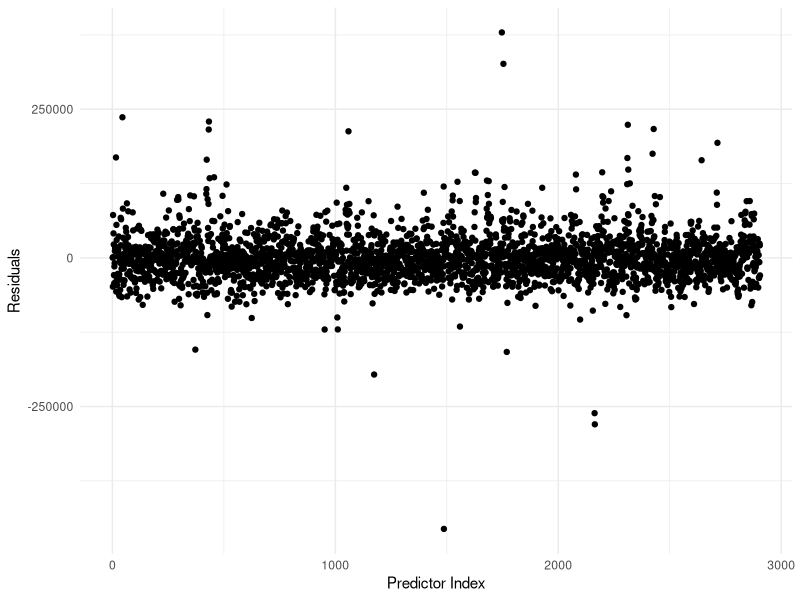
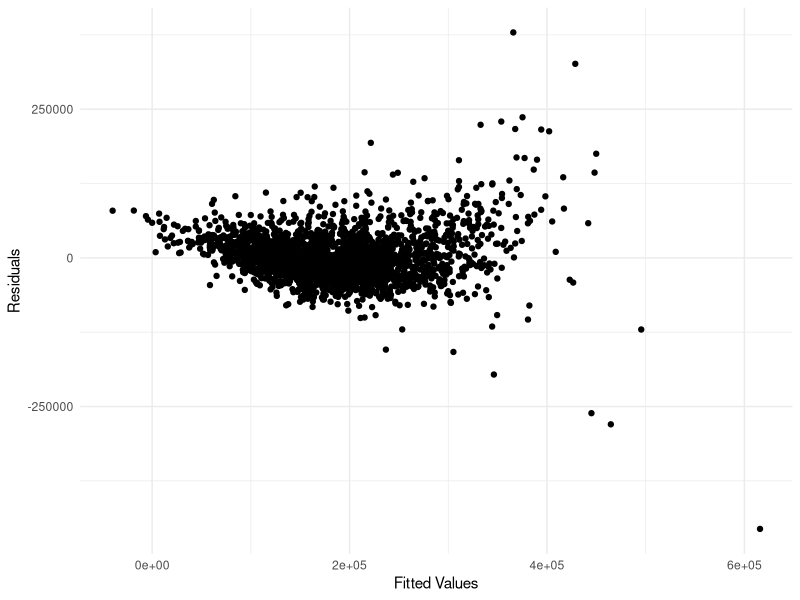
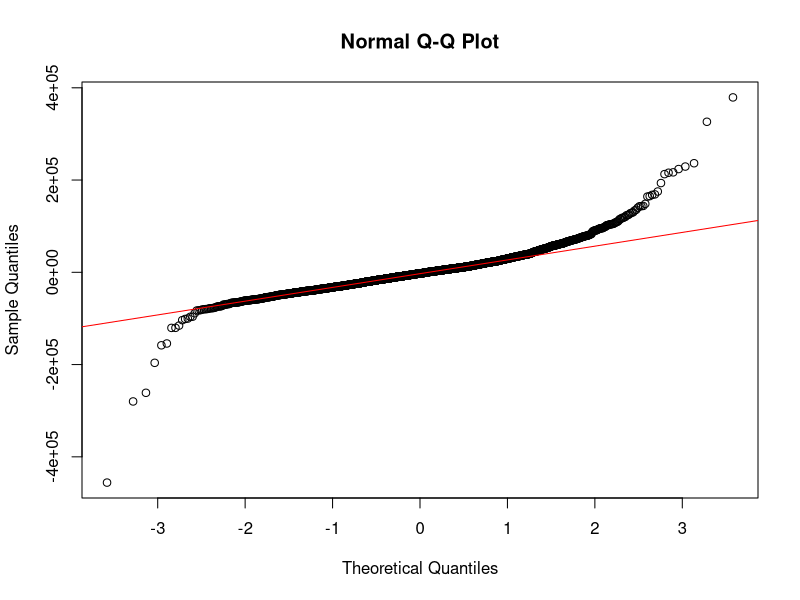
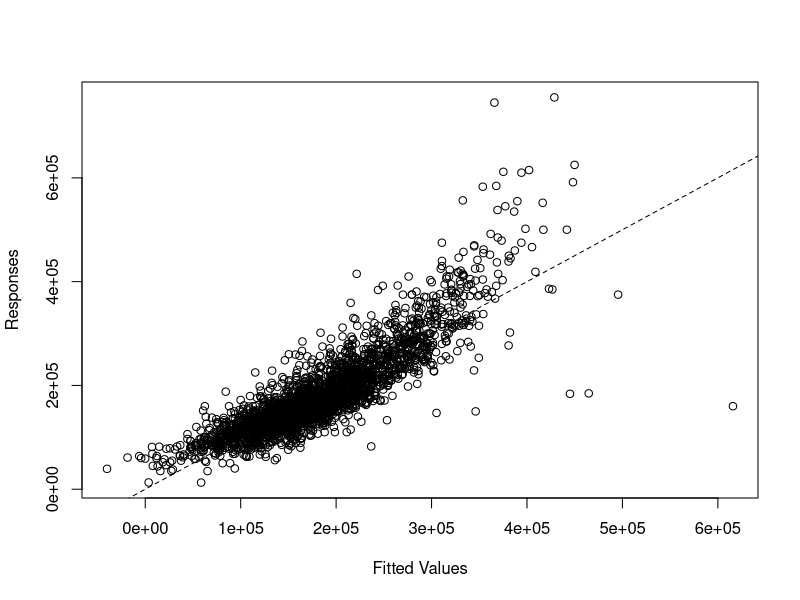
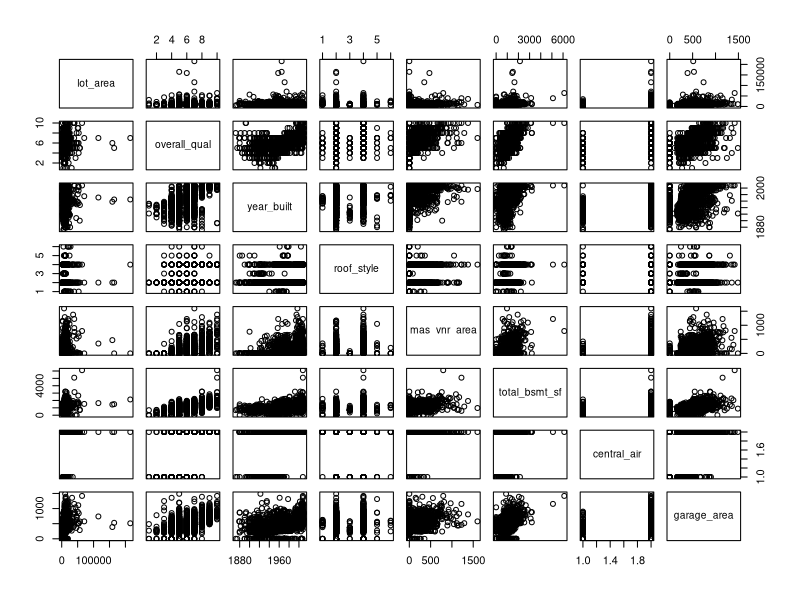

Generate these figures, in order, with R:
## ---- chunk 1
#| include: false
#| warning: false
#| message: false

library(tidyverse)
library(knitr)
## ---- chunk 2
#| include: false
#| warning: false
#| message: false

# Read data from cleaned data file
data <- read_csv(here::here("data", "cleaned_data.csv"))
## ---- chunk 3
#| include: false
#| warning: false
#| message: false

# Separate the dataset into two parts for better visualization
data1 <- data |> select(
  sale_price, lot_area, overall_qual, year_built, roof_style
)

data2 <- data |> select(
  mas_vnr_area, total_bsmt_sf, central_air, garage_area, misc_val
)
## ---- chunk 4
#| label: tbl-data-1
#| tbl-cap: Preview of Data (First Half)
#| echo: false
#| warning: false
#| message: false

# Visualize the first part of the dataset
kable(head(data1), format = "markdown")
## ---- chunk 5
#| label: tbl-data-2
#| tbl-cap: Preview of Data (Second Half)
#| echo: false
#| warning: false
#| message: false

# Visualize the second part of the dataset
kable(head(data2), format = "markdown")
## ---- chunk 6
#| echo: false
#| warning: false
#| message: false

# Generate a dataset that only consists numerical data
data_numerical <- data |>
  select(sale_price, lot_area, overall_qual, year_built,
         mas_vnr_area, total_bsmt_sf, garage_area, misc_val
  )
## ---- chunk 7
#| label: tbl-summary
#| tbl-cap: Summarize Table of Numerical Data
#| echo: false
#| warning: false
#| message: false

# Generate a summarize table
summary_table <- data.frame(
  Mean = round(apply(data_numerical, 2, mean), 2),
  Standard_Deviation = round(apply(data_numerical, 2, sd), 2),
  Median = round(apply(data_numerical, 2, median), 2)
)

kable(summary_table, format = "markdown")
## ---- chunk 8
#| echo: false
#| warning: false
#| message: false

# Convert variables to factors
data$central_air <- as.factor(data$central_air)
data$roof_style <- as.factor(data$roof_style)

# Fit the linear model
model <- lm(sale_price ~
              lot_area + overall_qual + year_built + roof_style +
              mas_vnr_area + total_bsmt_sf + central_air + garage_area +
              misc_val, data = data
)

# Take out the fitted values and residuals
fit <- fitted(model)
res <- resid(model)

# Create data frames
obs_res <- data.frame(obs = 1:length(res), res = res)
fit_res <- data.frame(fit = fit, res = res)
## ---- chunk 9
#| label: fig-obs-res
#| fig-cap: Residuals vs. Observation Index
#| echo: false
#| warning: false
#| message: false

# Plot residuals against observation index
ggplot(obs_res, aes(x = obs, y = res)) +
  geom_point() +
  xlab("Predictor Index") +
  ylab("Residuals") +
  theme_minimal()
## ---- chunk 10
#| label: fig-fit-res
#| fig-cap: Residuals vs. Fitted Values
#| echo: false
#| warning: false
#| message: false

# Plot residuals against fitted values
ggplot(fit_res, aes(x = fit, y = res)) +
  geom_point() +
  xlab("Fitted Values") +
  ylab("Residuals") +
  theme_minimal()
## ---- chunk 11
#| label: fig-qq
#| fig-cap: Q-Q Plot
#| echo: false
#| warning: false
#| message: false

# Plot the Q-Q plot
qqnorm(res)
qqline(res, col = "red")
## ---- chunk 12
#| label: fig-fit-resp
#| fig-cap: Responses vs. Fitted Values
#| echo: false
#| warning: false
#| message: false

# Plot responses against fitted values
plot(x = fit, y = data$sale_price,
     xlab = "Fitted Values",
     ylab = "Responses")

abline(a = 0, b = 1, lty = 2)
## ---- chunk 13
#| label: fig-pair
#| fig-cap: Pairwise Scatterplots of Predictors
#| echo: false
#| warning: false
#| message: false

# Plot predictors against each other
pairs(data[, 2:9])
